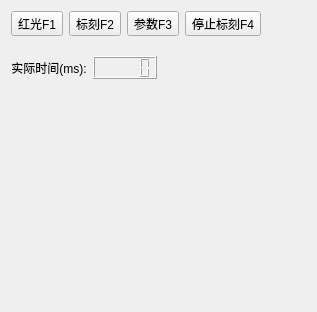
<?xml version="1.0" encoding="UTF-8"?>
<ui version="4.0">
 <class>CLaserCtrlWidgetClass</class>
 <widget class="QWidget" name="CLaserCtrlWidgetClass">
  <property name="geometry">
   <rect>
    <x>0</x>
    <y>0</y>
    <width>317</width>
    <height>312</height>
   </rect>
  </property>
  <property name="windowTitle">
   <string>CLaserCtrlWidget</string>
  </property>
  <layout class="QVBoxLayout" name="verticalLayout_2">
   <item>
    <layout class="QVBoxLayout" name="verticalLayout" stretch="2,1,17">
     <property name="spacing">
      <number>20</number>
     </property>
     <item>
      <layout class="QHBoxLayout" name="horizontalLayout_2">
       <item>
        <widget class="QToolButton" name="toolButton_redLight">
         <property name="sizePolicy">
          <sizepolicy hsizetype="Expanding" vsizetype="Expanding">
           <horstretch>0</horstretch>
           <verstretch>0</verstretch>
          </sizepolicy>
         </property>
         <property name="text">
          <string>红光F1</string>
         </property>
        </widget>
       </item>
       <item>
        <widget class="QToolButton" name="toolButton_mark">
         <property name="sizePolicy">
          <sizepolicy hsizetype="Expanding" vsizetype="Expanding">
           <horstretch>0</horstretch>
           <verstretch>0</verstretch>
          </sizepolicy>
         </property>
         <property name="text">
          <string>标刻F2</string>
         </property>
        </widget>
       </item>
       <item>
        <widget class="QToolButton" name="toolButton_markParam">
         <property name="sizePolicy">
          <sizepolicy hsizetype="Expanding" vsizetype="Expanding">
           <horstretch>0</horstretch>
           <verstretch>0</verstretch>
          </sizepolicy>
         </property>
         <property name="text">
          <string>参数F3</string>
         </property>
        </widget>
       </item>
       <item>
        <widget class="QToolButton" name="toolButton_stop">
         <property name="sizePolicy">
          <sizepolicy hsizetype="Expanding" vsizetype="Expanding">
           <horstretch>0</horstretch>
           <verstretch>0</verstretch>
          </sizepolicy>
         </property>
         <property name="text">
          <string>停止标刻F4</string>
         </property>
        </widget>
       </item>
       <item>
        <spacer name="horizontalSpacer">
         <property name="orientation">
          <enum>Qt::Horizontal</enum>
         </property>
         <property name="sizeHint" stdset="0">
          <size>
           <width>40</width>
           <height>20</height>
          </size>
         </property>
        </spacer>
       </item>
      </layout>
     </item>
     <item>
      <layout class="QHBoxLayout" name="horizontalLayout">
       <item>
        <widget class="QLabel" name="label_markTime">
         <property name="text">
          <string>实际时间(ms):</string>
         </property>
         <property name="alignment">
          <set>Qt::AlignCenter</set>
         </property>
        </widget>
       </item>
       <item>
        <widget class="QLCDNumber" name="lcdNumber_markTime"/>
       </item>
       <item>
        <spacer name="horizontalSpacer_2">
         <property name="orientation">
          <enum>Qt::Horizontal</enum>
         </property>
         <property name="sizeHint" stdset="0">
          <size>
           <width>40</width>
           <height>20</height>
          </size>
         </property>
        </spacer>
       </item>
      </layout>
     </item>
     <item>
      <widget class="CWndOpenGL" name="previewWnd" native="true"/>
     </item>
    </layout>
   </item>
  </layout>
 </widget>
 <layoutdefault spacing="6" margin="11"/>
 <customwidgets>
  <customwidget>
   <class>CWndOpenGL</class>
   <extends>QWidget</extends>
   <header>CWndOpenGL.h</header>
  </customwidget>
 </customwidgets>
 <resources/>
 <connections/>
</ui>
